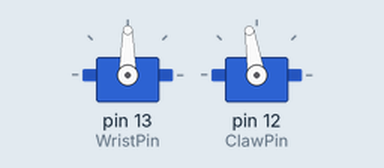
Recording of a sketch running on a simulated Arduino Uno, built with avr-gcc and run on an emulated ATmega328P. Parts: 2 × servo.

Above: at 1.16 s.
At 1.76 s:
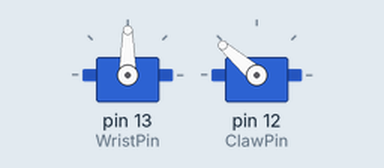
At 2.4 s:
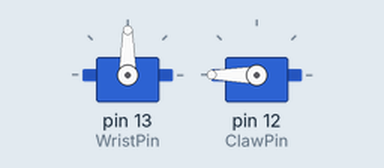
Timing chart, 0 to 3.9 s (numbered marks = the images above):
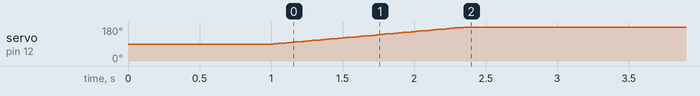

The sketch:

romeo_position_servos.ino
```cpp
// Romeo Servo Test
// using 7.2V HiTec servos powered by the servo power input.
// http://www.dfrobot.com/wiki/index.php/Romeo_V2-All_in_one_Controller_(R3)_(SKU:DFR0225)
// for test will also use same battery to power board
// with motor may need to power board seperately from servos and motors
// simple sweep test

#include <Servo.h>

Servo wrist;
Servo claw;

const int WristPin = 13;
const int ClawPin = 12;
boolean flag = true;


void setup() {
  wrist.attach(WristPin);
  claw.attach(ClawPin);
  wrist.write(90);
  delay(500);
  claw.write(90);
  delay(500);
} // end setup()


void loop() {
  if (flag){
//    for(int pos = 90; pos>=0; pos-=1){
//      wrist.write(pos);
//      delay(15);
//    }
    for(int pos = 90; pos<=180; pos+=1) {     // 180 is closed position
      claw.write(pos);
      delay(15);
    }
    flag = false;
  }
}
```

Measured:
- by itself, servo on pin 12 (ClawPin): moves from 90° to 180° over 1.3 s
